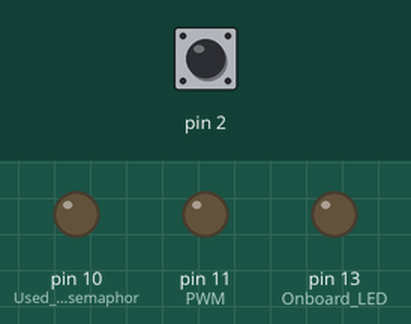
A sketch run on a simulated Arduino Uno, built with avr-gcc and run on an emulated ATmega328P. Parts: output pins drawn as LEDs (lit = HIGH). The inputs (shaded band) are chosen by the test bench; at power-on: pin 2 LOW.

Above: at 9.9 s.
10.0 s: pin 2 driven HIGH
At 10.16 s:
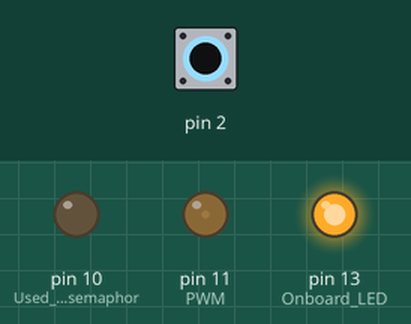
13.0 s: pin 2 pulsed LOW 2 times (0.12 s each, 0.3 s apart)
At 14.7 s:
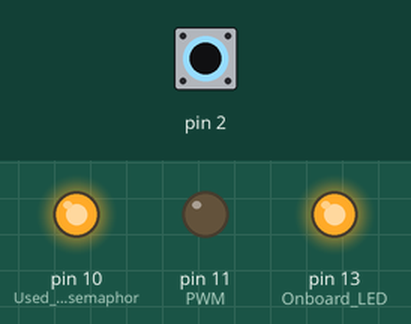
16.0 s: pin 2 pulsed LOW 5 times (0.12 s each, 0.3 s apart)
At 16.3 s:
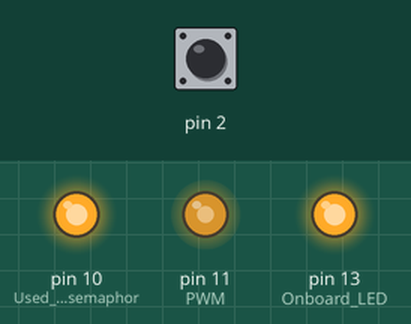
Timing chart, 0 to 25.0 s (numbered marks = the images above; inputs shaded):
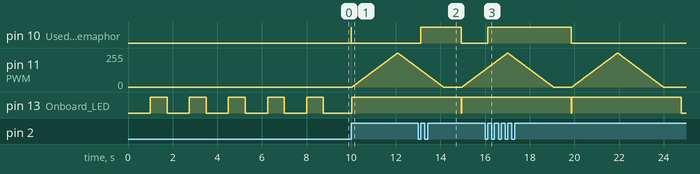

Measured:
- after the input at 10.0 s, pin 10 (Used_as_Interupt_semaphor): LOW → HIGH at once, → LOW 0.01 s later; pin 11 (PWM): rises from 0/255 to 255/255 in 2.0 s, then falls to 141/255 in 0.92 s; pin 13 (Onboard_LED): LOW → HIGH at once
- after the input at 13.0 s, pin 10 (Used_as_Interupt_semaphor): LOW → HIGH after 0.12 s, → LOW 1.8 s later
- after the input at 16.0 s, pin 10 (Used_as_Interupt_semaphor): LOW → HIGH after 0.12 s, → LOW 3.7 s later

The sketch:

DimmerExample.ino
```cpp
//ZERO----2
//DIMMER----11


int i;
int ZDpin=0;

void setup(){
  Serial.begin(9600);
  pinMode(A0,INPUT);   // Z-D Pin
  //pinMode(0,INPUT);   // Z-D Pin
  pinMode(10,OUTPUT);  // Used as Interupt semaphore
  pinMode(11,OUTPUT);  // PWM
  pinMode(13,OUTPUT);  // Onboard LED


  for (int a=0; a<5;a++) {
    delay(1000);
    digitalWrite(13,1);
    delay(750);
    digitalWrite(13,0);
  }

}

void light() {
  delay(3);
  digitalWrite(10,1);
}

void loop() {
  i=digitalRead(10);
  digitalWrite(13,0);
  digitalWrite(10,0);
  attachInterrupt(ZDpin,light,RISING);

  delay(20);

  if (i==1) {
   delay(3);
   digitalWrite(13,1);
   pwm();
  }
}

void pwm() {
  for (int a=0; a<=255;a++) {
    analogWrite(11,a);
    delay(8);
  }

  for (int a=255; a>=0;a--) {
    analogWrite(11,a);
    delay(8);
  }

  delay(800);
}
```
